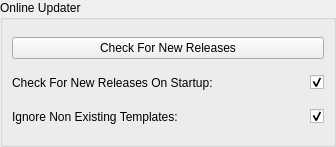
<?xml version="1.0" encoding="UTF-8"?>
<ui version="4.0">
 <class>Online_Updater_Form</class>
 <widget class="QWidget" name="Online_Updater_Form">
  <property name="geometry">
   <rect>
    <x>0</x>
    <y>0</y>
    <width>336</width>
    <height>147</height>
   </rect>
  </property>
  <property name="windowTitle">
   <string>Online Updater</string>
  </property>
  <layout class="QGridLayout" name="Online_Updater_Form_gridLayout">
   <property name="margin">
    <number>0</number>
   </property>
   <item row="0" column="0">
    <widget class="QGroupBox" name="Online_Updater_groupBox">
     <property name="title">
      <string>Online Updater</string>
     </property>
     <layout class="QGridLayout" name="Online_Updater_groupBox_gridLayout">
      <item row="1" column="0">
       <layout class="QHBoxLayout" name="Check_For_New_Releases_On_Startup_horizontalLayout">
        <item>
         <widget class="QLabel" name="Check_For_New_Releases_On_Startup_label">
          <property name="text">
           <string>Check For New Releases On Startup:</string>
          </property>
         </widget>
        </item>
        <item>
         <spacer name="Check_For_New_Releases_On_Startup_horizontalSpacer">
          <property name="orientation">
           <enum>Qt::Horizontal</enum>
          </property>
          <property name="sizeHint" stdset="0">
           <size>
            <width>40</width>
            <height>20</height>
           </size>
          </property>
         </spacer>
        </item>
        <item>
         <widget class="QCheckBox" name="Check_For_New_Releases_On_Startup_checkBox">
          <property name="statusTip">
           <string>Check For New Releases On Startup Check Box: New releases will be checked on startup.</string>
          </property>
          <property name="layoutDirection">
           <enum>Qt::RightToLeft</enum>
          </property>
          <property name="checked">
           <bool>true</bool>
          </property>
         </widget>
        </item>
       </layout>
      </item>
      <item row="2" column="0">
       <layout class="QHBoxLayout" name="Ignore_Non_Existing_Templates_horizontalLayout">
        <item>
         <widget class="QLabel" name="Ignore_Non_Existing_Templates_label">
          <property name="text">
           <string>Ignore Non Existing Templates:</string>
          </property>
         </widget>
        </item>
        <item>
         <spacer name="Ignore_Non_Existing_Templates_horizontalSpacer">
          <property name="orientation">
           <enum>Qt::Horizontal</enum>
          </property>
          <property name="sizeHint" stdset="0">
           <size>
            <width>40</width>
            <height>20</height>
           </size>
          </property>
         </spacer>
        </item>
        <item>
         <widget class="QCheckBox" name="Ignore_Non_Existing_Templates_checkBox">
          <property name="statusTip">
           <string>Ignore Non Existing Templates Check Box: Online Updater will only consider Templates in the Database when checking for updates.</string>
          </property>
          <property name="layoutDirection">
           <enum>Qt::RightToLeft</enum>
          </property>
          <property name="checked">
           <bool>true</bool>
          </property>
         </widget>
        </item>
       </layout>
      </item>
      <item row="0" column="0">
       <widget class="QPushButton" name="Check_For_New_Releases_pushButton">
        <property name="statusTip">
         <string>Check For New Releases Push Button: Checks if new releases are available online.</string>
        </property>
        <property name="text">
         <string>Check For New Releases</string>
        </property>
       </widget>
      </item>
     </layout>
    </widget>
   </item>
  </layout>
 </widget>
 <resources/>
 <connections/>
</ui>
